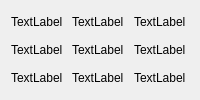
            <widget class="QWidget" name="screen9x">
             <layout class="QGridLayout" name="gridLayout_3">
              <item row="0" column="1">
               <widget class="QLabel" name="chscreen_2_01">
                <property name="text">
                 <string>TextLabel</string>
                </property>
               </widget>
              </item>
              <item row="0" column="0">
               <widget class="QLabel" name="chscreen_2_00">
                <property name="text">
                 <string>TextLabel</string>
                </property>
               </widget>
              </item>
              <item row="1" column="1">
               <widget class="QLabel" name="chscreen_2_11">
                <property name="text">
                 <string>TextLabel</string>
                </property>
               </widget>
              </item>
              <item row="1" column="0">
               <widget class="QLabel" name="chscreen_2_10">
                <property name="text">
                 <string>TextLabel</string>
                </property>
               </widget>
              </item>
              <item row="1" column="2">
               <widget class="QLabel" name="chscreen_2_12">
                <property name="text">
                 <string>TextLabel</string>
                </property>
               </widget>
              </item>
              <item row="2" column="1">
               <widget class="QLabel" name="chscreen_2_21">
                <property name="text">
                 <string>TextLabel</string>
                </property>
               </widget>
              </item>
              <item row="2" column="0">
               <widget class="QLabel" name="chscreen_2_20">
                <property name="text">
                 <string>TextLabel</string>
                </property>
               </widget>
              </item>
              <item row="2" column="2">
               <widget class="QLabel" name="chscreen_2_22">
                <property name="styleSheet">
                 <string notr="true"/>
                </property>
                <property name="text">
                 <string>TextLabel</string>
                </property>
               </widget>
              </item>
              <item row="0" column="2">
               <widget class="QLabel" name="chscreen_2_02">
                <property name="text">
                 <string>TextLabel</string>
                </property>
               </widget>
              </item>
             </layout>
            </widget>
